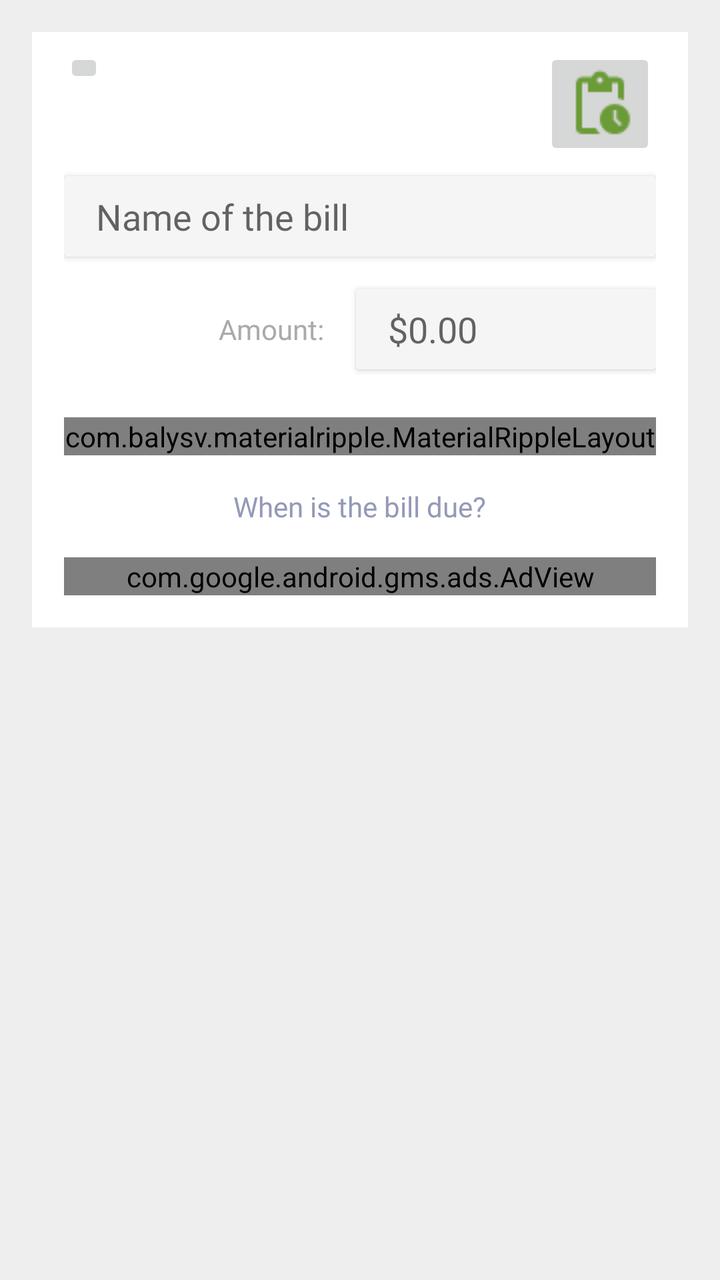
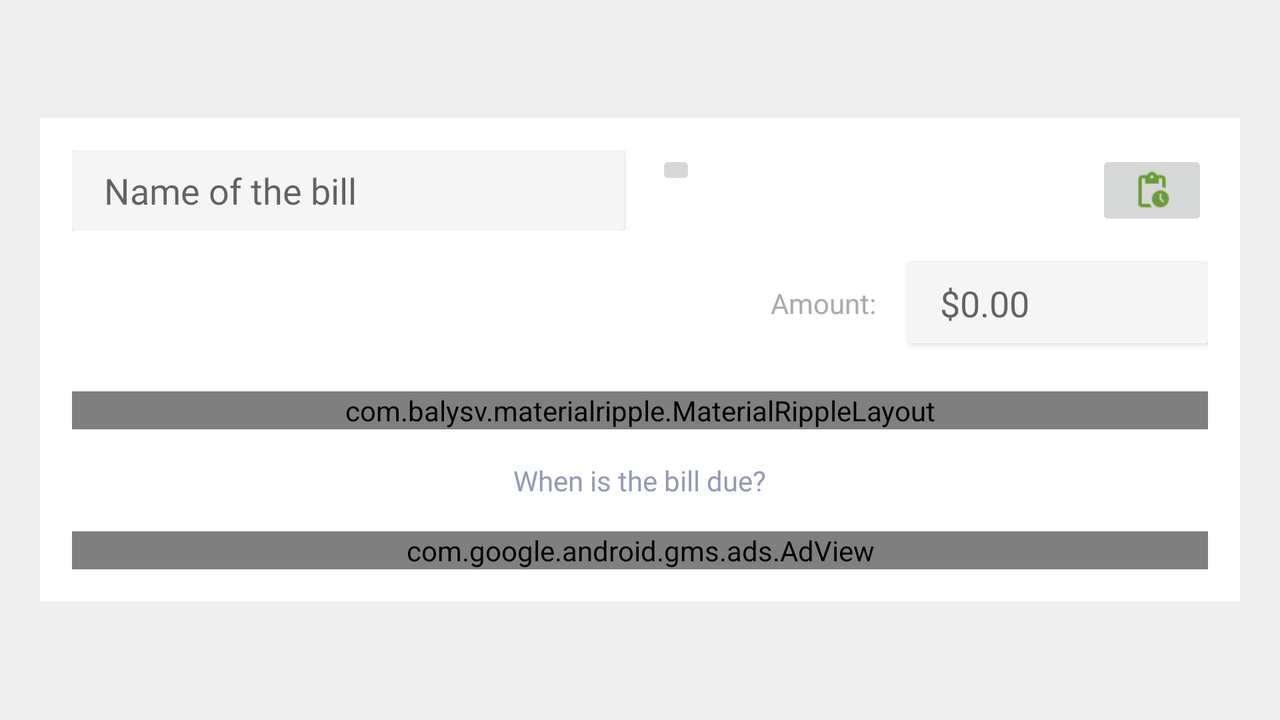

Compare how this app lays out the same screen by default and in its alternative resource folder. The renders come first, then the two layout files and the values they reference.
<!-- AndroidManifest.xml: application theme AppTheme -->
<!-- res/layout/activity_add_new_bill.xml -->
<?xml version="1.0" encoding="utf-8"?>
<ScrollView xmlns:android="http://schemas.android.com/apk/res/android"
    xmlns:app="http://schemas.android.com/apk/res-auto"
    xmlns:tools="http://schemas.android.com/tools"
    android:id="@+id/main_bill_layout"
    android:layout_width="match_parent"
    android:layout_height="match_parent"
    android:background="@color/main_bg_color"
    tools:context=".activities.RecurringBillActivity">

    <LinearLayout
        android:layout_width="match_parent"
        android:layout_height="wrap_content"
        android:layout_margin="16dp"
        android:background="@android:color/white"
        android:orientation="vertical"
        android:paddingLeft="16dp"
        android:paddingRight="16dp"
        android:paddingTop="8dp"
        android:paddingBottom="16dp">

        <RelativeLayout
            android:layout_width="match_parent"
            android:id="@+id/bill_action_box"
            android:layout_height="match_parent">

            <ImageButton
                android:id="@+id/check_paid"
                android:layout_width="wrap_content"
                android:layout_height="wrap_content"
                android:clickable="true"
                android:contentDescription="@string/no_content_description"
                android:focusable="true"
                android:layout_marginEnd="4dp"
                android:layout_marginRight="4dp"
                android:padding="10dp"
                android:onClick="markRecurringAsPaid"
                android:scaleType="fitCenter"
                android:src="@drawable/baseline_check_circle_white_36dp"
                android:tint="@color/colorPrimaryDark" />

            <ImageButton
                android:id="@+id/check_on_hold"
                android:layout_width="wrap_content"
                android:layout_height="wrap_content"
                android:layout_alignParentRight="true"
                android:clickable="true"
                android:contentDescription="@string/no_content_description"
                android:focusable="true"
                android:padding="10dp"
                android:onClick="putRecurringBillOnHold"
                android:scaleType="fitCenter"
                android:src="@drawable/baseline_pending_actions_white_36dp"
                android:tint="@color/colorPrimaryDark"
                android:layout_alignParentEnd="true" />

            <ImageButton
                android:id="@+id/undo_on_hold"
                android:layout_width="wrap_content"
                android:layout_height="wrap_content"
                android:layout_alignParentRight="true"
                android:clickable="true"
                android:visibility="gone"
                android:contentDescription="@string/no_content_description"
                android:focusable="true"
                android:onClick="undoRecurringBillOnHold"
                android:padding="10dp"
                android:scaleType="fitCenter"
                android:src="@drawable/baseline_undo_white_36dp"
                android:tint="@color/colorPrimaryDark"
                android:layout_alignParentEnd="true" />

        </RelativeLayout>

        
        <androidx.cardview.widget.CardView
            android:layout_width="match_parent"
            android:layout_marginTop="8dp"
            android:layout_height="wrap_content">

            <EditText
                android:id="@+id/bill_name_edit_text"
                android:layout_width="match_parent"
                android:layout_height="wrap_content"
                android:autofillHints="none"
                android:background="#f5f5f5"
                android:fontFamily="@font/lato_medium"
                android:hint="@string/bill_s_name"
                android:inputType="textCapSentences"
                android:paddingLeft="16dp"
                android:paddingTop="8dp"
                android:paddingRight="16dp"
                android:paddingBottom="8dp"
                android:textColor="@color/edit_text_color" />

        </androidx.cardview.widget.CardView>

        <RelativeLayout
            android:layout_width="match_parent"
            android:layout_height="wrap_content"
            android:layout_marginTop="8dp">

            <TextView
                android:id="@+id/amount_tv"
                android:layout_width="wrap_content"
                android:layout_height="wrap_content"
                android:layout_centerVertical="true"
                android:layout_marginEnd="16dp"
                android:layout_marginRight="16dp"
                android:layout_toStartOf="@id/amount_et"
                android:layout_toLeftOf="@id/amount_et"
                android:fontFamily="@font/robotomedium"
                android:text="@string/amount_text"
                android:textAppearance="?android:textAppearanceSmall"
                android:textColor="@android:color/darker_gray" />

            
            <androidx.cardview.widget.CardView
                android:id="@+id/amount_et"
                android:layout_width="150dp"
                android:layout_height="wrap_content"
                android:layout_alignParentEnd="true"
                android:layout_alignParentRight="true"
                android:layout_centerVertical="true"
                android:layout_gravity="end"
                android:layout_marginTop="16dp">

                <EditText
                    android:id="@+id/bill_amount_edit_text"
                    android:layout_width="match_parent"
                    android:layout_height="wrap_content"
                    android:autofillHints="none"
                    android:background="#f5f5f5"
                    android:fontFamily="@font/lato_bold"
                    android:hint="@string/_0_00_text"
                    android:inputType="numberDecimal"
                    android:paddingLeft="16dp"
                    android:paddingTop="8dp"
                    android:paddingRight="16dp"
                    android:paddingBottom="8dp"
                    android:textColor="@color/colorPrimaryDark" />

            </androidx.cardview.widget.CardView>
        </RelativeLayout>

        
        <com.balysv.materialripple.MaterialRippleLayout
            android:layout_width="match_parent"
            android:layout_height="wrap_content"
            android:layout_marginTop="16dp"
            android:background="@drawable/button_round_colored"
            app:mrl_rippleColor="@color/colorPrimaryDark"
            app:mrl_rippleHover="true"
            app:mrl_rippleOverlay="true"
            app:mrl_rippleRoundedCorners="20dp">

            <Button
                android:id="@+id/pick_bill_date"
                android:layout_width="match_parent"
                android:layout_height="wrap_content"
                android:background="@android:color/transparent"
                android:onClick="specifyBillDueDate"
                android:text="@string/specify_due_date_button"
                android:textColor="@android:color/white"
                android:textStyle="bold" />

        </com.balysv.materialripple.MaterialRippleLayout>

        <TextView
            android:id="@+id/bill_due_date_tv"
            android:layout_width="wrap_content"
            android:layout_height="wrap_content"
            android:layout_gravity="center"
            android:layout_marginTop="16dp"
            android:fontFamily="@font/robotomedium"
            android:text="@string/when_is_this_bill_due"
            android:textAppearance="?android:textAppearanceSmall"
            android:textColor="@color/about_content_color" />

        <com.google.android.gms.ads.AdView
            xmlns:ads="http://schemas.android.com/apk/res-auto"
            android:id="@+id/adView"
            android:layout_marginTop="16dp"
            android:layout_width="match_parent"
            android:layout_height="wrap_content"
            ads:adSize="BANNER"
            ads:adUnitId="@string/banner_ad_id">
        </com.google.android.gms.ads.AdView>

    </LinearLayout>
</ScrollView>
<!-- resources referenced by this layout -->
<resources>
  <color name="about_content_color">#9499b7</color>
  <color name="colorPrimaryDark">#6b9b37</color>
  <color name="edit_text_color">#777</color>
  <color name="main_bg_color">#eee</color>
  <!-- drawable baseline_pending_actions_white_36dp: png bitmap (drawable, 397 bytes) -->
  <string name="_0_00_text" translatable="false">$0.00</string>
  <string name="amount_text">Amount:</string>
  <string name="banner_ad_id">ca-app-pub-3940256099942544/6300978111</string>
  <string name="bill_s_name">Name of the bill</string>
  <string name="no_content_description" translatable="false">no_description</string>
  <string name="specify_due_date_button">+ Specify date</string>
  <string name="when_is_this_bill_due">When is the bill due?</string>
  <style name="AppTheme" parent="Theme.AppCompat.Light.DarkActionBar">
          
          <item name="colorPrimary">@color/colorPrimary</item>
          <item name="colorPrimaryDark">@color/colorPrimaryDark</item>
          <item name="colorAccent">@color/colorAccent</item>
          <item name="preferenceTheme">@style/PreferenceThemeOverlay</item>
      </style>
  <color name="colorPrimary">#9ccc65</color>
  <color name="colorAccent">#9ccc65</color>
</resources>
<!-- res/layout-land/activity_add_new_bill.xml (the repository's variant of the layout above) -->
<!-- drawn on the phone turned sideways -->
<?xml version="1.0" encoding="utf-8"?>
<ScrollView xmlns:android="http://schemas.android.com/apk/res/android"
    xmlns:app="http://schemas.android.com/apk/res-auto"
    xmlns:tools="http://schemas.android.com/tools"
    android:id="@+id/main_bill_layout"
    android:layout_width="match_parent"
    android:layout_height="match_parent"
    android:background="@color/main_bg_color"
    tools:context=".activities.RecurringBillActivity">

    <LinearLayout
        android:layout_width="600dp"
        android:layout_height="wrap_content"
        android:layout_margin="16dp"
        android:layout_gravity="center"
        android:background="@android:color/white"
        android:orientation="vertical"
        android:padding="16dp">

        <LinearLayout
            android:layout_width="match_parent"
            android:layout_height="wrap_content"
            android:orientation="horizontal">

            
            <androidx.cardview.widget.CardView
                android:layout_width="0dp"
                android:layout_height="wrap_content"
                android:layout_weight="1">

                <EditText
                    android:id="@+id/bill_name_edit_text"
                    android:layout_width="match_parent"
                    android:layout_height="wrap_content"
                    android:autofillHints="none"
                    android:background="#f5f5f5"
                    android:fontFamily="@font/lato_medium"
                    android:hint="@string/bill_s_name"
                    android:inputType="textCapWords"
                    android:paddingLeft="16dp"
                    android:paddingTop="8dp"
                    android:paddingRight="16dp"
                    android:paddingBottom="8dp"
                    android:textColor="@color/edit_text_color" />

            </androidx.cardview.widget.CardView>

            <RelativeLayout
                android:id="@+id/bill_action_box"
                android:layout_width="0dp"
                android:layout_height="match_parent"
                android:layout_marginStart="16dp"
                android:layout_marginLeft="16dp"
                android:layout_weight="1">

                <ImageButton
                    android:id="@+id/check_paid"
                    android:layout_width="wrap_content"
                    android:layout_height="wrap_content"
                    android:layout_marginEnd="4dp"
                    android:layout_marginRight="4dp"
                    android:clickable="true"
                    android:contentDescription="@string/no_content_description"
                    android:focusable="true"
                    android:onClick="markRecurringAsPaid"
                    android:padding="10dp"
                    android:scaleType="fitCenter"
                    android:src="@drawable/baseline_check_circle_white_36dp"
                    android:tint="@color/colorPrimaryDark" />

                <ImageButton
                    android:id="@+id/check_on_hold"
                    android:layout_width="wrap_content"
                    android:layout_height="wrap_content"
                    android:layout_alignParentEnd="true"
                    android:layout_alignParentRight="true"
                    android:clickable="true"
                    android:contentDescription="@string/no_content_description"
                    android:focusable="true"
                    android:onClick="putRecurringBillOnHold"
                    android:padding="10dp"
                    android:scaleType="fitCenter"
                    android:src="@drawable/baseline_pending_actions_white_36dp"
                    android:tint="@color/colorPrimaryDark" />

                <ImageButton
                    android:id="@+id/undo_on_hold"
                    android:layout_width="wrap_content"
                    android:layout_height="wrap_content"
                    android:layout_alignParentEnd="true"
                    android:layout_alignParentRight="true"
                    android:clickable="true"
                    android:contentDescription="@string/no_content_description"
                    android:focusable="true"
                    android:onClick="undoRecurringBillOnHold"
                    android:padding="10dp"
                    android:scaleType="fitCenter"
                    android:src="@drawable/baseline_undo_white_36dp"
                    android:tint="@color/colorPrimaryDark"
                    android:visibility="gone" />

            </RelativeLayout>

        </LinearLayout>

        <RelativeLayout
            android:layout_width="match_parent"
            android:layout_height="wrap_content"
            android:layout_marginTop="8dp">

            <TextView
                android:id="@+id/amount_tv"
                android:layout_width="wrap_content"
                android:layout_height="wrap_content"
                android:layout_centerVertical="true"
                android:layout_marginEnd="16dp"
                android:layout_marginRight="16dp"
                android:layout_toStartOf="@id/amount_et"
                android:layout_toLeftOf="@id/amount_et"
                android:fontFamily="@font/robotomedium"
                android:text="@string/amount_text"
                android:textAppearance="?android:textAppearanceSmall"
                android:textColor="@android:color/darker_gray" />

            
            <androidx.cardview.widget.CardView
                android:id="@+id/amount_et"
                android:layout_width="150dp"
                android:layout_height="wrap_content"
                android:layout_alignParentEnd="true"
                android:layout_alignParentRight="true"
                android:layout_centerVertical="true"
                android:layout_gravity="end"
                android:layout_marginTop="16dp">

                <EditText
                    android:id="@+id/bill_amount_edit_text"
                    android:layout_width="match_parent"
                    android:layout_height="wrap_content"
                    android:autofillHints="none"
                    android:background="#f5f5f5"
                    android:fontFamily="@font/lato_bold"
                    android:hint="@string/_0_00_text"
                    android:inputType="numberDecimal"
                    android:paddingLeft="16dp"
                    android:paddingTop="8dp"
                    android:paddingRight="16dp"
                    android:paddingBottom="8dp"
                    android:textColor="@color/colorPrimaryDark" />

            </androidx.cardview.widget.CardView>
        </RelativeLayout>

        
        <com.balysv.materialripple.MaterialRippleLayout
            android:layout_width="match_parent"
            android:layout_height="wrap_content"
            android:layout_marginTop="16dp"
            android:background="@drawable/button_round_colored"
            app:mrl_rippleColor="@color/colorPrimaryDark"
            app:mrl_rippleHover="true"
            app:mrl_rippleOverlay="true"
            app:mrl_rippleRoundedCorners="20dp">

            <Button
                android:id="@+id/pick_bill_date"
                android:layout_width="match_parent"
                android:layout_height="wrap_content"
                android:background="@android:color/transparent"
                android:onClick="specifyBillDueDate"
                android:text="@string/specify_due_date_button"
                android:textColor="@android:color/white"
                android:textStyle="bold" />

        </com.balysv.materialripple.MaterialRippleLayout>

        <TextView
            android:id="@+id/bill_due_date_tv"
            android:layout_width="wrap_content"
            android:layout_height="wrap_content"
            android:layout_gravity="center"
            android:layout_marginTop="16dp"
            android:fontFamily="@font/robotomedium"
            android:text="@string/when_is_this_bill_due"
            android:textAppearance="?android:textAppearanceSmall"
            android:textColor="@color/about_content_color" />

        <com.google.android.gms.ads.AdView xmlns:ads="http://schemas.android.com/apk/res-auto"
            android:id="@+id/adView"
            android:layout_width="match_parent"
            android:layout_height="wrap_content"
            android:layout_marginTop="16dp"
            ads:adSize="BANNER"
            ads:adUnitId="@string/banner_ad_id"></com.google.android.gms.ads.AdView>

    </LinearLayout>
</ScrollView>
